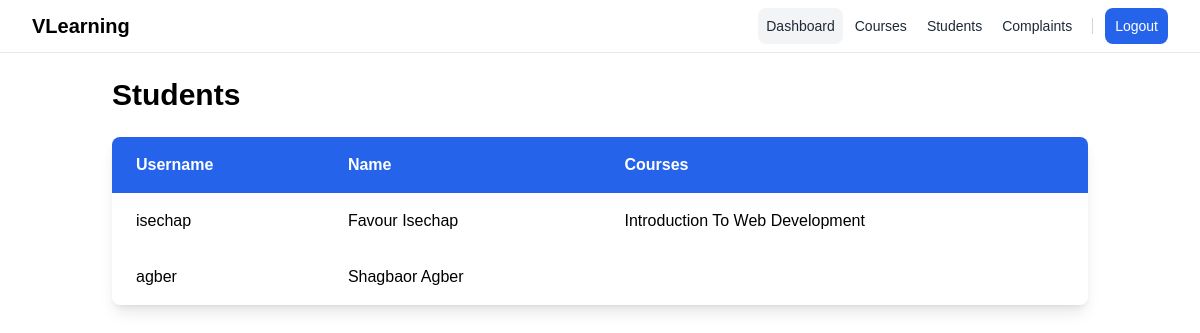
/instructor/student_list/ (signed in), run on the app's committed database.
### base/models.py (models this page shows, shortened)
class Student(models.Model):
    first_name = models.CharField(max_length=150)
    last_name = models.CharField(max_length=150)
    user = models.OneToOneField(User, on_delete=models.CASCADE, primary_key=True)
    courses = models.ManyToManyField('Course', related_name='enrolled_students', blank=True)
    profile_pic = models.ImageField(upload_to='student_profile_pics', blank=True)

class User(AbstractUser):
    USER_TYPE_CHOICES = (
        ('STUDENT', 'Student'),
        ('INSTRUCTOR', 'Instructor'),
        ('ADMIN', 'Admin'),
    )
    user_type = models.CharField(
        max_length = 20,
        choices = USER_TYPE_CHOICES,
        default = '1'
    )
    email = models.EmailField(_('email address'),unique=True)
    username = models.CharField(max_length=150, unique=True)
    full_name = models.CharField(max_length=150, blank=True, null=True)
    avatar = models.ImageField(upload_to='UserAvatar', default="UserAvatar/1.jpg")
    phone_number = models.CharField(max_length=20, blank=True, null=True)
    address = models.TextField(blank=True, null=True)
    is_verified = models.BooleanField(
        _('verified'),
        default=False,
        help_text=_(
        'Designates whether this user should be treated as active. '
        'Unselect this instead of deleting accounts.'
        ),
    )
    USERNAME_FIELD = 'email'
    REQUIRED_FIELDS = ['username', 'user_type', 'full_name']

class Course(models.Model):
    name = models.CharField(max_length=255)
    description = models.TextField()
    teacher = models.ForeignKey(Teacher, on_delete=models.CASCADE, related_name='courses_taught')
    students = models.ManyToManyField(Student, related_name='enrolled_courses')
    course_code = models.CharField(max_length=10)
    course_photo = models.ImageField(upload_to='course_cover_photo', blank=True)
    def __str__(self):
        return self.name

### base/instructor_views.py (the view)
    def wrapper(request, *args, **kwargs):
        if hasattr(request.user, 'teacher'):
            return view_func(request, *args, **kwargs)
        elif request.user.is_authenticated:
            return render(request, 'error.html', {'message': 'You need to be a teacher to access this page.'})
        else:
            return redirect('teacher_login') # replace with your actual URL for teacher login page

### base/instructor_views.py (called while the page is built)
def teacher_required(view_func):
    def wrapper(request, *args, **kwargs):
        if hasattr(request.user, 'teacher'):
            return view_func(request, *args, **kwargs)
        elif request.user.is_authenticated:
            return render(request, 'error.html', {'message': 'You need to be a teacher to access this page.'})
        else:
            return redirect('teacher_login') # replace with your actual URL for teacher login page
    return wrapper

@teacher_required
def teacher_student_list(request):
    if not hasattr(request.user, 'teacher'):
        return render(request, 'error.html', {'message': 'You need to be teacher to access this page.'})
    student = Student.objects.all()
    return render(request, 'base/instructor/teacher_student_list.html', {'student': student})

### base/templates/base/instructor/teacher_student_list.html (shortened to what this page needs)
{% extends "base/base.html" %}
{% block content %}
<div class="container mx-auto p-6">
  <h1 class="text-3xl font-semibold mb-6">Students</h1>
  <table class="min-w-full table-auto bg-white shadow-lg rounded-lg overflow-hidden">
    <thead>
      <tr class="bg-blue-600 text-white">
        <th class="px-6 py-4 text-left">Username</th>
        <th class="px-6 py-4 text-left">Name</th>
        <th class="px-6 py-4 text-left">Courses</th>
      </tr>
    </thead>
    <tbody>
      {% for s in student %}
        <tr class="hover:bg-gray-100">
          <td class="px-6 py-4">{{ s.user.username }}</td>
          <td class="px-6 py-4">{{ s.first_name }} {{ s.last_name }}</td>
          <td class="px-6 py-4">
            {% for course in s.courses.all %}
              <div>{{ course }}</div>
            {% endfor %}
          </td>
        </tr>
      {% empty %}
        <tr>
          <td colspan="3" class="px-6 py-4 text-center text-gray-500">No student courses yet.</td>
        </tr>
      {% endfor %}
    </tbody>
  </table>
</div>
{% endblock %}

### base/templates/base/base.html (style rules this page uses)
body { font-family: 'Cabinet Grotesk', sans-serif !important; font-weight: 400; }

### data on the page
Student: user.username "isechap", first_name "Favour", last_name "Isechap"
Course: name "Introduction To Web Development"
Student: user.username "agber", first_name "Shagbaor", last_name "Agber"
